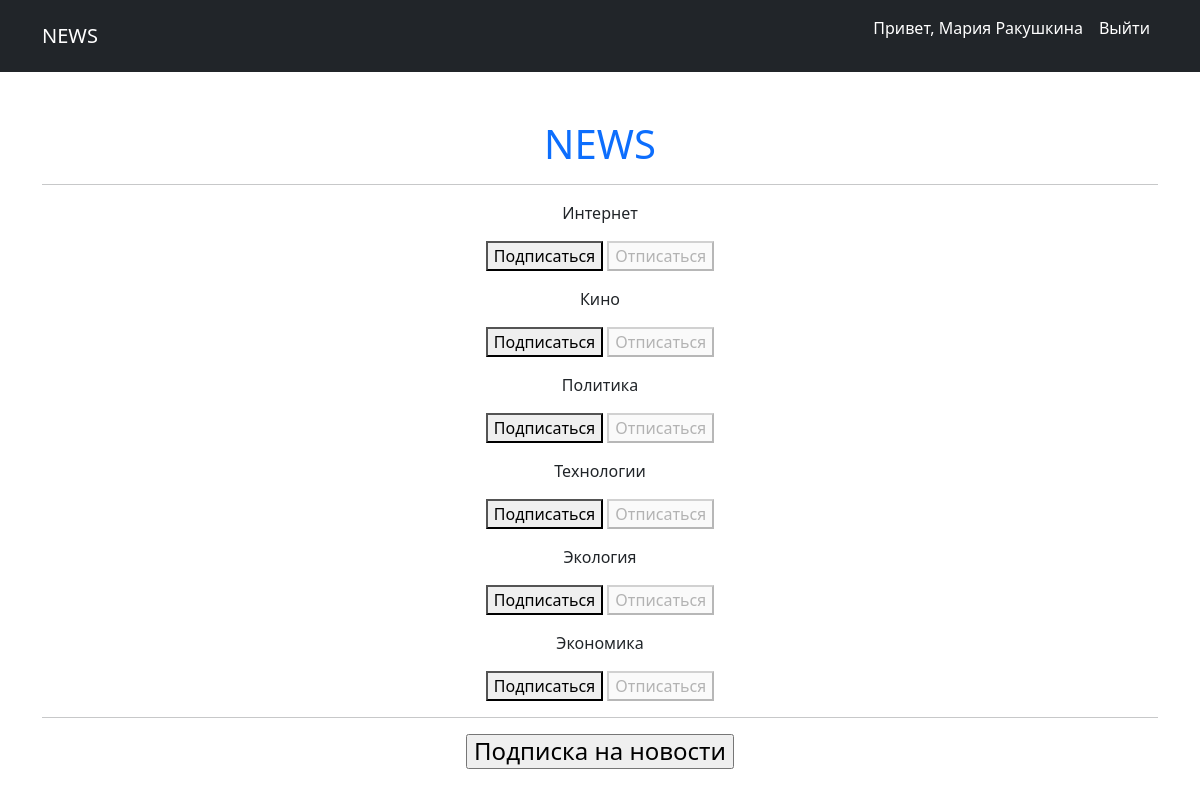
Screenshot of /subscriptions/ (signed in) with the database file from the repository.
### news/models.py (models this page shows, shortened)
class Category(models.Model):
    subject = models.CharField(max_length=65, unique=True)

### news/views.py (the view, shortened to what this page needs)
# urls.py: path('subscriptions/', subscriptions, name='subscriptions')
@login_required
@csrf_protect
def subscriptions(request):
    categories_with_subscriptions = Category.objects.annotate(
        user_subscribed=Exists(
            Subscriber.objects.filter(
                user=request.user,
                category=OuterRef('pk')
            )
        )
    ).order_by('subject')
    return render(
        request,
        'subscription.html',
        {'categories': categories_with_subscriptions},
    )

### templates/subscription.html (shortened to what this page needs)
{% extends 'flatpages/default.html' %}
{% block content %}
    {% for category in categories %}
        <p>
            {{ category.subject }}
            <form method="post">
                {% if category.user_subscribed %}
                    <button disabled>Подписаться</button>
                    <button name="action" value="unsubscribe">Отписаться</button>
                {% else %}
                    <button name="action" value="subscribe">Подписаться</button>
                    <button disabled>Отписаться</button>
                {% endif %}
            </form>
        </p>
    {% endfor %}
{% endblock content %}

### templates/flatpages/default.html (shortened to what this page needs)
{% load static %}
{% load cache %}
<!DOCTYPE html>
<html lang="en">
    <head>
        <link href="{% static 'css/styles.css' %}" rel="stylesheet" />
    </head>
    <body>
        {% cache 60 navbar request.user.username %}
        <nav class="navbar navbar-expand-lg navbar-dark bg-dark">
            <div class="container">
                <a class="navbar-brand" href="{% url 'post_list' %}">NEWS</a>
                <div class="collapse navbar-collapse" id="navbarSupportedContent">
                    <ul class="navbar-nav ms-auto mb-2 mb-lg-0">
                        {% if request.user.is_authenticated %}
                            <li class="nav-item"><p class="nav-link active" aria-current="page">
                                Привет, {{ request.user.username }}</p></li>
                            <li class="nav-item">
                                <a class="nav-link active" aria-current="page" href="{% url 'account_logout' %}">
                                Выйти</a></li>
                        {% else %}
                            <li class="nav-item"><a class="nav-link active" aria-current="page" href="{% url 'account_login' %}">
                                Войти</a></li>
                        {% endif %}
                    </ul>
                </div>
            </div>
        </nav>
        {% endcache %}
        <div class="container">
            <div class="text-center mt-5">
              {% cache 100 head %}
              <h1><a href="{% url 'post_list' %}">NEWS</a></h1>
              <hr>
              {% endcache %}
              {% block content %}
              {% endblock content %}
              {% if request.user.is_authenticated %}
                <hr>
                <h4><a href="{% url 'subscriptions' %}"><input type="button" value="Подписка на новости"></a></h4><br>
              {% endif %}
            </div>
        </div>
    </body>
</html>

### rows the page displays
Category: subject "Интернет", shows "Подписаться"
Category: subject "Кино", shows "Подписаться"
Category: subject "Политика", shows "Подписаться"
Category: subject "Технологии", shows "Подписаться"
Category: subject "Экология", shows "Подписаться"
Category: subject "Экономика", shows "Подписаться"

### other values shown
{{ request.user.username }} "Мария Ракушкина"
